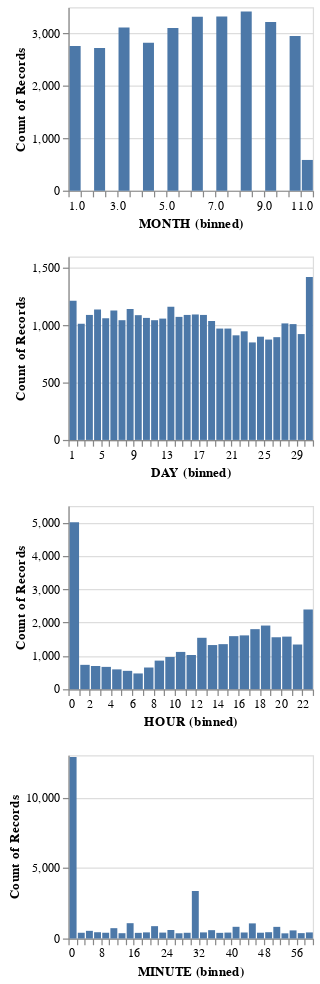

Here is the notebook cell this chart was saved with:
### Code cell
alt.data_transformers.enable('vegafusion')
numeric_cols = ["MONTH", "DAY", "HOUR", "MINUTE"]
numeric_cols_dist = alt.Chart(df_2023).mark_bar().encode(
    alt.X(alt.repeat(), type = "quantitative", bin = alt.Bin(maxbins = 30)),
    y ="count()",
).properties(
        width = 200,
        height = 150
).repeat(
    numeric_cols,
    columns = 1
)

numeric_cols_dist

### Figure 1 — Vega specification as saved in the notebook (floating-point values rounded to 4 significant figures)
{"$schema": "https://vega.github.io/schema/vega/v5.json", "data": [{"name": "source_0"}, {"name": "data_0", "values": [{"__count": 433, "bin_maxbins_30_MINUTE": 32.0, "bin_maxbins_30_MINUTE_end": 34.0}, {"__count": 444, "bin_maxbins_30_MINUTE": 6.0, "bin_maxbins_30_MINUTE_end": 8.0}, {"__count": 825, "bin_maxbins_30_MINUTE": 50.0, "bin_maxbins_30_MINUTE_end": 52.0}, {"__count": 12879, "bin_maxbins_30_MINUTE": 0.0, "bin_maxbins_30_MINUTE_end": 2.0}, {"__count": 3368, "bin_maxbins_30_MINUTE": 30.0, "bin_maxbins_30_MINUTE_end": 32.0}, {"__count": 591, "bin_maxbins_30_MINUTE": 34.0, "bin_maxbins_30_MINUTE_end": 36.0}, {"__count": 602, "bin_maxbins_30_MINUTE": 24.0, "bin_maxbins_30_MINUTE_end": 26.0}, {"__count": 407, "bin_maxbins_30_MINUTE": 2.0, "bin_maxbins_30_MINUTE_end": 4.0}, {"__count": 419, "bin_maxbins_30_MINUTE": 22.0, "bin_maxbins_30_MINUTE_end": 24.0}, {"__count": 381, "bin_maxbins_30_MINUTE": 56.0, "bin_maxbins_30_MINUTE_end": 58.0}, {"__count": 1072, "bin_maxbins_30_MINUTE": 44.0, "bin_maxbins_30_MINUTE_end": 46.0}, {"__count": 406, "bin_maxbins_30_MINUTE": 28.0, "bin_maxbins_30_MINUTE_end": 30.0}, {"__count": 431, "bin_maxbins_30_MINUTE": 58.0, "bin_maxbins_30_MINUTE_end": 60.0}, {"__count": 400, "bin_maxbins_30_MINUTE": 36.0, "bin_maxbins_30_MINUTE_end": 38.0}, {"__count": 1086, "bin_maxbins_30_MINUTE": 14.0, "bin_maxbins_30_MINUTE_end": 16.0}, {"__count": 426, "bin_maxbins_30_MINUTE": 42.0, "bin_maxbins_30_MINUTE_end": 44.0}, {"__count": 829, "bin_maxbins_30_MINUTE": 40.0, "bin_maxbins_30_MINUTE_end": 42.0}, {"__count": 875, "bin_maxbins_30_MINUTE": 20.0, "bin_maxbins_30_MINUTE_end": 22.0}, {"__count": 434, "bin_maxbins_30_MINUTE": 18.0, "bin_maxbins_30_MINUTE_end": 20.0}, {"__count": 419, "bin_maxbins_30_MINUTE": 38.0, "bin_maxbins_30_MINUTE_end": 40.0}, {"__count": 366, "bin_maxbins_30_MINUTE": 52.0, "bin_maxbins_30_MINUTE_end": 54.0}, {"__count": 445, "bin_maxbins_30_MINUTE": 48.0, "bin_maxbins_30_MINUTE_end": 50.0}, {"__count": 543, "bin_maxbins_30_MINUTE": 4.0, "bin_maxbins_30_MINUTE_end": 6.0}, {"__count": 371, "bin_maxbins_30_MINUTE": 26.0, "bin_maxbins_30_MINUTE_end": 28.0}, {"__count": 400, "bin_maxbins_30_MINUTE": 16.0, "bin_maxbins_30_MINUTE_end": 18.0}, {"__count": 408, "bin_maxbins_30_MINUTE": 8.0, "bin_maxbins_30_MINUTE_end": 10.0}, {"__count": 732, "bin_maxbins_30_MINUTE": 10.0, "bin_maxbins_30_MINUTE_end": 12.0}, {"__count": 410, "bin_maxbins_30_MINUTE": 46.0, "bin_maxbins_30_MINUTE_end": 48.0}, {"__count": 376, "bin_maxbins_30_MINUTE": 12.0, "bin_maxbins_30_MINUTE_end": 14.0}, {"__count": 574, "bin_maxbins_30_MINUTE": 54.0, "bin_maxbins_30_MINUTE_end": 56.0}]}, {"name": "data_1", "values": [{"__count": 3219, "bin_maxbins_30_MONTH": 9.0, "bin_maxbins_30_MONTH_end": 9.5}, {"__count": 2823, "bin_maxbins_30_MONTH": 4.0, "bin_maxbins_30_MONTH_end": 4.5}, {"__count": 3105, "bin_maxbins_30_MONTH": 5.0, "bin_maxbins_30_MONTH_end": 5.5}, {"__count": 3419, "bin_maxbins_30_MONTH": 8.0, "bin_maxbins_30_MONTH_end": 8.5}, {"__count": 2951, "bin_maxbins_30_MONTH": 10.0, "bin_maxbins_30_MONTH_end": 10.5}, {"__count": 3115, "bin_maxbins_30_MONTH": 3.0, "bin_maxbins_30_MONTH_end": 3.5}, {"__count": 3327, "bin_maxbins_30_MONTH": 7.0, "bin_maxbins_30_MONTH_end": 7.5}, {"__count": 2722, "bin_maxbins_30_MONTH": 2.0, "bin_maxbins_30_MONTH_end": 2.5}, {"__count": 2764, "bin_maxbins_30_MONTH": 1.0, "bin_maxbins_30_MONTH_end": 1.5}, {"__count": 3321, "bin_maxbins_30_MONTH": 6.0, "bin_maxbins_30_MONTH_end": 6.5}, {"__count": 586, "bin_maxbins_30_MONTH": 10.5, "bin_maxbins_30_MONTH_end": 11.0}]}, {"name": "data_2", "values": [{"__count": 1074, "bin_maxbins_30_DAY": 14.0, "bin_maxbins_30_DAY_end": 15.0}, {"__count": 1215, "bin_maxbins_30_DAY": 1.0, "bin_maxbins_30_DAY_end": 2.0}, {"__count": 1091, "bin_maxbins_30_DAY": 3.0, "bin_maxbins_30_DAY_end": 4.0}, {"__count": 1045, "bin_maxbins_30_DAY": 11.0, "bin_maxbins_30_DAY_end": 12.0}, {"__count": 1089, "bin_maxbins_30_DAY": 9.0, "bin_maxbins_30_DAY_end": 10.0}, {"__count": 1143, "bin_maxbins_30_DAY": 8.0, "bin_maxbins_30_DAY_end": 9.0}, {"__count": 1095, "bin_maxbins_30_DAY": 16.0, "bin_maxbins_30_DAY_end": 17.0}, {"__count": 1014, "bin_maxbins_30_DAY": 2.0, "bin_maxbins_30_DAY_end": 3.0}, {"__count": 1059, "bin_maxbins_30_DAY": 12.0, "bin_maxbins_30_DAY_end": 13.0}, {"__count": 1091, "bin_maxbins_30_DAY": 17.0, "bin_maxbins_30_DAY_end": 18.0}, {"__count": 1139, "bin_maxbins_30_DAY": 4.0, "bin_maxbins_30_DAY_end": 5.0}, {"__count": 1045, "bin_maxbins_30_DAY": 7.0, "bin_maxbins_30_DAY_end": 8.0}, {"__count": 1162, "bin_maxbins_30_DAY": 13.0, "bin_maxbins_30_DAY_end": 14.0}, {"__count": 1091, "bin_maxbins_30_DAY": 15.0, "bin_maxbins_30_DAY_end": 16.0}, {"__count": 1130, "bin_maxbins_30_DAY": 6.0, "bin_maxbins_30_DAY_end": 7.0}, {"__count": 1422, "bin_maxbins_30_DAY": 30.0, "bin_maxbins_30_DAY_end": 31.0}, {"__count": 1062, "bin_maxbins_30_DAY": 5.0, "bin_maxbins_30_DAY_end": 6.0}, {"__count": 897, "bin_maxbins_30_DAY": 26.0, "bin_maxbins_30_DAY_end": 27.0}, {"__count": 972, "bin_maxbins_30_DAY": 19.0, "bin_maxbins_30_DAY_end": 20.0}, {"__count": 1038, "bin_maxbins_30_DAY": 18.0, "bin_maxbins_30_DAY_end": 19.0}, {"__count": 1017, "bin_maxbins_30_DAY": 27.0, "bin_maxbins_30_DAY_end": 28.0}, {"__count": 972, "bin_maxbins_30_DAY": 20.0, "bin_maxbins_30_DAY_end": 21.0}, {"__count": 924, "bin_maxbins_30_DAY": 29.0, "bin_maxbins_30_DAY_end": 30.0}, {"__count": 1065, "bin_maxbins_30_DAY": 10.0, "bin_maxbins_30_DAY_end": 11.0}, {"__count": 876, "bin_maxbins_30_DAY": 25.0, "bin_maxbins_30_DAY_end": 26.0}, {"__count": 1011, "bin_maxbins_30_DAY": 28.0, "bin_maxbins_30_DAY_end": 29.0}, {"__count": 851, "bin_maxbins_30_DAY": 23.0, "bin_maxbins_30_DAY_end": 24.0}, {"__count": 948, "bin_maxbins_30_DAY": 22.0, "bin_maxbins_30_DAY_end": 23.0}, {"__count": 901, "bin_maxbins_30_DAY": 24.0, "bin_maxbins_30_DAY_end": 25.0}, {"__count": 913, "bin_maxbins_30_DAY": 21.0, "bin_maxbins_30_DAY_end": 22.0}]}, {"name": "data_3", "values": [{"__count": 670, "bin_maxbins_30_HOUR": 3.0, "bin_maxbins_30_HOUR_end": 4.0}, {"__count": 595, "bin_maxbins_30_HOUR": 4.0, "bin_maxbins_30_HOUR_end": 5.0}, {"__count": 5006, "bin_maxbins_30_HOUR": 0.0, "bin_maxbins_30_HOUR_end": 1.0}, {"__count": 1910, "bin_maxbins_30_HOUR": 18.0, "bin_maxbins_30_HOUR_end": 19.0}, {"__count": 1325, "bin_maxbins_30_HOUR": 13.0, "bin_maxbins_30_HOUR_end": 14.0}, {"__count": 2392, "bin_maxbins_30_HOUR": 22.0, "bin_maxbins_30_HOUR_end": 23.0}, {"__count": 731, "bin_maxbins_30_HOUR": 1.0, "bin_maxbins_30_HOUR_end": 2.0}, {"__count": 1592, "bin_maxbins_30_HOUR": 15.0, "bin_maxbins_30_HOUR_end": 16.0}, {"__count": 1341, "bin_maxbins_30_HOUR": 21.0, "bin_maxbins_30_HOUR_end": 22.0}, {"__count": 696, "bin_maxbins_30_HOUR": 2.0, "bin_maxbins_30_HOUR_end": 3.0}, {"__count": 1802, "bin_maxbins_30_HOUR": 17.0, "bin_maxbins_30_HOUR_end": 18.0}, {"__count": 473, "bin_maxbins_30_HOUR": 6.0, "bin_maxbins_30_HOUR_end": 7.0}, {"__count": 551, "bin_maxbins_30_HOUR": 5.0, "bin_maxbins_30_HOUR_end": 6.0}, {"__count": 651, "bin_maxbins_30_HOUR": 7.0, "bin_maxbins_30_HOUR_end": 8.0}, {"__count": 1559, "bin_maxbins_30_HOUR": 19.0, "bin_maxbins_30_HOUR_end": 20.0}, {"__count": 858, "bin_maxbins_30_HOUR": 8.0, "bin_maxbins_30_HOUR_end": 9.0}, {"__count": 1119, "bin_maxbins_30_HOUR": 10.0, "bin_maxbins_30_HOUR_end": 11.0}, {"__count": 1352, "bin_maxbins_30_HOUR": 14.0, "bin_maxbins_30_HOUR_end": 15.0}, {"__count": 1578, "bin_maxbins_30_HOUR": 20.0, "bin_maxbins_30_HOUR_end": 21.0}, {"__count": 1615, "bin_maxbins_30_HOUR": 16.0, "bin_maxbins_30_HOUR_end": 17.0}, {"__count": 966, "bin_maxbins_30_HOUR": 9.0, "bin_maxbins_30_HOUR_end": 10.0}, {"__count": 1027, "bin_maxbins_30_HOUR": 11.0, "bin_maxbins_30_HOUR_end": 12.0}, {"__count": 1543, "bin_maxbins_30_HOUR": 12.0, "bin_maxbins_30_HOUR_end": 13.0}]}, {"name": "data_1_child__MONTH_y_domain___count", "values": [{"min": 586, "max": 3419}]}, {"name": "data_2_child__DAY_y_domain___count", "values": [{"min": 851, "max": 1422}]}, {"name": "data_3_child__HOUR_y_domain___count", "values": [{"min": 473, "max": 5006}]}, {"name": "data_0_child__MINUTE_y_domain___count", "values": [{"min": 366, "max": 12879}]}], "signals": [{"name": "child__DAY_bin_maxbins_30_DAY_bins", "value": {"fields": ["DAY"], "fname": "bin_DAY", "start": 1.0, "step": 1.0, "stop": 31.0}}, {"name": "child__MINUTE_bin_maxbins_30_MINUTE_bins", "value": {"fields": ["MINUTE"], "fname": "bin_MINUTE", "start": 0.0, "step": 2.0, "stop": 60.0}}, {"name": "child__HOUR_bin_maxbins_30_HOUR_bins", "value": {"fields": ["HOUR"], "fname": "bin_HOUR", "start": 0.0, "step": 1.0, "stop": 23.0}}, {"name": "child__MONTH_bin_maxbins_30_MONTH_bins", "value": {"fields": ["MONTH"], "fname": "bin_MONTH", "start": 1.0, "step": 0.5, "stop": 11.0}}, {"name": "childHeight", "value": 150}], "marks": [{"type": "group", "name": "child__MONTH_group", "encode": {"update": {"width": {"signal": "width"}, "height": {"signal": "childHeight"}}}, "marks": [{"type": "rect", "name": "child__MONTH_marks", "from": {"data": "data_1"}, "encode": {"update": {"y": {"field": "__count", "scale": "child__MONTH_y"}, "y2": {"value": 0, "scale": "child__MONTH_y"}, "ariaRoleDescription": {"value": "bar"}, "fill": {"value": "#4c78a8"}, "description": {"signal": "\"MONTH (binned): \" + (!isValid(datum[\"bin_maxbins_30_MONTH\"]) || !isFinite(+datum[\"bin_maxbins_30_MONTH\"]) ? \"null\" : format(datum[\"bin_maxbins_30_MONTH\"], \"\") + \" – \" + format(datum[\"bin_maxbins_30_MONTH_end\"], \"\")) + \"; Count of Records: \" + (format(datum[\"__count\"], \"\"))"}, "x2": {"field": "bin_maxbins_30_MONTH", "scale": "child__MONTH_x", "offset": {"signal": "0.5 + (abs(scale(\"child__MONTH_x\", datum[\"bin_maxbins_30_MONTH_end\"]) - scale(\"child__MONTH_x\", datum[\"bin_maxbins_30_MONTH\"])) < 0.25 ? -0.5 * (0.25 - (abs(scale(\"child__MONTH_x\", datum[\"bin_maxbins_30_MONTH_end\"]) - scale(\"child__MONTH_x\", datum[\"bin_maxbins_30_MONTH\"])))) : 0.5)"}}, "x": {"field": "bin_maxbins_30_MONTH_end", "scale": "child__MONTH_x", "offset": {"signal": "0.5 + (abs(scale(\"child__MONTH_x\", datum[\"bin_maxbins_30_MONTH_end\"]) - scale(\"child__MONTH_x\", datum[\"bin_maxbins_30_MONTH\"])) < 0.25 ? 0.5 * (0.25 - (abs(scale(\"child__MONTH_x\", datum[\"bin_maxbins_30_MONTH_end\"]) - scale(\"child__MONTH_x\", datum[\"bin_maxbins_30_MONTH\"])))) : -0.5)"}}}}, "style": ["bar"]}], "axes": [{"scale": "child__MONTH_y", "grid": true, "ticks": false, "minExtent": 0, "maxExtent": 0, "gridScale": "child__MONTH_x", "tickCount": {"signal": "ceil(childHeight/40)"}, "zindex": 0, "domain": false, "orient": "left", "labels": false, "aria": false}, {"scale": "child__MONTH_x", "tickCount": {"signal": "ceil(width/10)"}, "orient": "bottom", "grid": false, "title": "MONTH (binned)", "zindex": 0, "labelOverlap": true, "labelFlush": true}, {"scale": "child__MONTH_y", "title": "Count of Records", "labelOverlap": true, "orient": "left", "zindex": 0, "grid": false, "tickCount": {"signal": "ceil(childHeight/40)"}}], "style": "cell"}, {"type": "group", "name": "child__DAY_group", "encode": {"update": {"width": {"signal": "width"}, "height": {"signal": "childHeight"}}}, "marks": [{"type": "rect", "name": "child__DAY_marks", "from": {"data": "data_2"}, "encode": {"update": {"ariaRoleDescription": {"value": "bar"}, "fill": {"value": "#4c78a8"}, "description": {"signal": "\"DAY (binned): \" + (!isValid(datum[\"bin_maxbins_30_DAY\"]) || !isFinite(+datum[\"bin_maxbins_30_DAY\"]) ? \"null\" : format(datum[\"bin_maxbins_30_DAY\"], \"\") + \" – \" + format(datum[\"bin_maxbins_30_DAY_end\"], \"\")) + \"; Count of Records: \" + (format(datum[\"__count\"], \"\"))"}, "x2": {"field": "bin_maxbins_30_DAY", "scale": "child__DAY_x", "offset": {"signal": "0.5 + (abs(scale(\"child__DAY_x\", datum[\"bin_maxbins_30_DAY_end\"]) - scale(\"child__DAY_x\", datum[\"bin_maxbins_30_DAY\"])) < 0.25 ? -0.5 * (0.25 - (abs(scale(\"child__DAY_x\", datum[\"bin_maxbins_30_DAY_end\"]) - scale(\"child__DAY_x\", datum[\"bin_maxbins_30_DAY\"])))) : 0.5)"}}, "y": {"field": "__count", "scale": "child__DAY_y"}, "x": {"field": "bin_maxbins_30_DAY_end", "scale": "child__DAY_x", "offset": {"signal": "0.5 + (abs(scale(\"child__DAY_x\", datum[\"bin_maxbins_30_DAY_end\"]) - scale(\"child__DAY_x\", datum[\"bin_maxbins_30_DAY\"])) < 0.25 ? 0.5 * (0.25 - (abs(scale(\"child__DAY_x\", datum[\"bin_maxbins_30_DAY_end\"]) - scale(\"child__DAY_x\", datum[\"bin_maxbins_30_DAY\"])))) : -0.5)"}}, "y2": {"value": 0, "scale": "child__DAY_y"}}}, "style": ["bar"]}], "axes": [{"scale": "child__DAY_y", "ticks": false, "orient": "left", "domain": false, "tickCount": {"signal": "ceil(childHeight/40)"}, "minExtent": 0, "maxExtent": 0, "labels": false, "grid": true, "gridScale": "child__DAY_x", "aria": false, "zindex": 0}, {"scale": "child__DAY_x", "tickCount": {"signal": "ceil(width/10)"}, "orient": "bottom", "zindex": 0, "grid": false, "title": "DAY (binned)", "labelFlush": true, "labelOverlap": true}, {"scale": "child__DAY_y", "title": "Count of Records", "tickCount": {"signal": "ceil(childHeight/40)"}, "orient": "left", "grid": false, "labelOverlap": true, "zindex": 0}], "style": "cell"}, {"type": "group", "name": "child__HOUR_group", "encode": {"update": {"height": {"signal": "childHeight"}, "width": {"signal": "width"}}}, "marks": [{"type": "rect", "name": "child__HOUR_marks", "from": {"data": "data_3"}, "encode": {"update": {"ariaRoleDescription": {"value": "bar"}, "x": {"field": "bin_maxbins_30_HOUR_end", "scale": "child__HOUR_x", "offset": {"signal": "0.5 + (abs(scale(\"child__HOUR_x\", datum[\"bin_maxbins_30_HOUR_end\"]) - scale(\"child__HOUR_x\", datum[\"bin_maxbins_30_HOUR\"])) < 0.25 ? 0.5 * (0.25 - (abs(scale(\"child__HOUR_x\", datum[\"bin_maxbins_30_HOUR_end\"]) - scale(\"child__HOUR_x\", datum[\"bin_maxbins_30_HOUR\"])))) : -0.5)"}}, "x2": {"field": "bin_maxbins_30_HOUR", "scale": "child__HOUR_x", "offset": {"signal": "0.5 + (abs(scale(\"child__HOUR_x\", datum[\"bin_maxbins_30_HOUR_end\"]) - scale(\"child__HOUR_x\", datum[\"bin_maxbins_30_HOUR\"])) < 0.25 ? -0.5 * (0.25 - (abs(scale(\"child__HOUR_x\", datum[\"bin_maxbins_30_HOUR_end\"]) - scale(\"child__HOUR_x\", datum[\"bin_maxbins_30_HOUR\"])))) : 0.5)"}}, "fill": {"value": "#4c78a8"}, "description": {"signal": "\"HOUR (binned): \" + (!isValid(datum[\"bin_maxbins_30_HOUR\"]) || !isFinite(+datum[\"bin_maxbins_30_HOUR\"]) ? \"null\" : format(datum[\"bin_maxbins_30_HOUR\"], \"\") + \" – \" + format(datum[\"bin_maxbins_30_HOUR_end\"], \"\")) + \"; Count of Records: \" + (format(datum[\"__count\"], \"\"))"}, "y": {"field": "__count", "scale": "child__HOUR_y"}, "y2": {"value": 0, "scale": "child__HOUR_y"}}}, "style": ["bar"]}], "axes": [{"scale": "child__HOUR_y", "ticks": false, "gridScale": "child__HOUR_x", "orient": "left", "grid": true, "tickCount": {"signal": "ceil(childHeight/40)"}, "labels": false, "aria": false, "maxExtent": 0, "minExtent": 0, "zindex": 0, "domain": false}, {"scale": "child__HOUR_x", "labelOverlap": true, "tickCount": {"signal": "ceil(width/10)"}, "zindex": 0, "grid": false, "labelFlush": true, "orient": "bottom", "title": "HOUR (binned)"}, {"scale": "child__HOUR_y", "labelOverlap": true, "zindex": 0, "orient": "left", "tickCount": {"signal": "ceil(childHeight/40)"}, "title": "Count of Records", "grid": false}], "style": "cell"}, {"type": "group", "name": "child__MINUTE_group", "encode": {"update": {"width": {"signal": "width"}, "height": {"signal": "childHeight"}}}, "marks": [{"type": "rect", "name": "child__MINUTE_marks", "from": {"data": "data_0"}, "encode": {"update": {"y2": {"value": 0, "scale": "child__MINUTE_y"}, "fill": {"value": "#4c78a8"}, "x2": {"field": "bin_maxbins_30_MINUTE", "scale": "child__MINUTE_x", "offset": {"signal": "0.5 + (abs(scale(\"child__MINUTE_x\", datum[\"bin_maxbins_30_MINUTE_end\"]) - scale(\"child__MINUTE_x\", datum[\"bin_maxbins_30_MINUTE\"])) < 0.25 ? -0.5 * (0.25 - (abs(scale(\"child__MINUTE_x\", datum[\"bin_maxbins_30_MINUTE_end\"]) - scale(\"child__MINUTE_x\", datum[\"bin_maxbins_30_MINUTE\"])))) : 0.5)"}}, "x": {"field": "bin_maxbins_30_MINUTE_end", "scale": "child__MINUTE_x", "offset": {"signal": "0.5 + (abs(scale(\"child__MINUTE_x\", datum[\"bin_maxbins_30_MINUTE_end\"]) - scale(\"child__MINUTE_x\", datum[\"bin_maxbins_30_MINUTE\"])) < 0.25 ? 0.5 * (0.25 - (abs(scale(\"child__MINUTE_x\", datum[\"bin_maxbins_30_MINUTE_end\"]) - scale(\"child__MINUTE_x\", datum[\"bin_maxbins_30_MINUTE\"])))) : -0.5)"}}, "description": {"signal": "\"MINUTE (binned): \" + (!isValid(datum[\"bin_maxbins_30_MINUTE\"]) || !isFinite(+datum[\"bin_maxbins_30_MINUTE\"]) ? \"null\" : format(datum[\"bin_maxbins_30_MINUTE\"], \"\") + \" – \" + format(datum[\"bin_maxbins_30_MINUTE_end\"], \"\")) + \"; Count of Records: \" + (format(datum[\"__count\"], \"\"))"}, "y": {"field": "__count", "scale": "child__MINUTE_y"}, "ariaRoleDescription": {"value": "bar"}}}, "style": ["bar"]}], "axes": [{"scale": "child__MINUTE_y", "labels": false, "zindex": 0, "gridScale": "child__MINUTE_x", "tickCount": {"signal": "ceil(childHeight/40)"}, "grid": true, "orient": "left", "ticks": false, "domain": false, "aria": false, "maxExtent": 0, "minExtent": 0}, {"scale": "child__MINUTE_x", "labelOverlap": true, "orient": "bottom", "tickCount": {"signal": "ceil(width/10)"}, "zindex": 0, "grid": false, "title": "MINUTE (binned)", "labelFlush": true}, {"scale": "child__MINUTE_y", "grid": false, "title": "Count of Records", "tickCount": {"signal": "ceil(childHeight/40)"}, "orient": "left", "labelOverlap": true, "zindex": 0}], "style": "cell"}], "scales": [{"name": "child__MONTH_x", "type": "linear", "domain": {"signal": "[child__MONTH_bin_maxbins_30_MONTH_bins.start, child__MONTH_bin_maxbins_30_MONTH_bins.stop]"}, "range": [0, {"signal": "width"}], "bins": {"signal": "child__MONTH_bin_maxbins_30_MONTH_bins"}, "zero": false}, {"name": "child__MONTH_y", "type": "linear", "domain": [{"signal": "(data(\"data_1_child__MONTH_y_domain___count\")[0] || {}).min"}, {"signal": "(data(\"data_1_child__MONTH_y_domain___count\")[0] || {}).max"}], "range": [{"signal": "childHeight"}, 0], "nice": true, "zero": true}, {"name": "child__DAY_x", "type": "linear", "domain": {"signal": "[child__DAY_bin_maxbins_30_DAY_bins.start, child__DAY_bin_maxbins_30_DAY_bins.stop]"}, "range": [0, {"signal": "width"}], "bins": {"signal": "child__DAY_bin_maxbins_30_DAY_bins"}, "zero": false}, {"name": "child__DAY_y", "type": "linear", "domain": [{"signal": "(data(\"data_2_child__DAY_y_domain___count\")[0] || {}).min"}, {"signal": "(data(\"data_2_child__DAY_y_domain___count\")[0] || {}).max"}], "range": [{"signal": "childHeight"}, 0], "zero": true, "nice": true}, {"name": "child__HOUR_x", "type": "linear", "domain": {"signal": "[child__HOUR_bin_maxbins_30_HOUR_bins.start, child__HOUR_bin_maxbins_30_HOUR_bins.stop]"}, "range": [0, {"signal": "width"}], "bins": {"signal": "child__HOUR_bin_maxbins_30_HOUR_bins"}, "zero": false}, {"name": "child__HOUR_y", "type": "linear", "domain": [{"signal": "(data(\"data_3_child__HOUR_y_domain___count\")[0] || {}).min"}, {"signal": "(data(\"data_3_child__HOUR_y_domain___count\")[0] || {}).max"}], "range": [{"signal": "childHeight"}, 0], "nice": true, "zero": true}, {"name": "child__MINUTE_x", "type": "linear", "domain": {"signal": "[child__MINUTE_bin_maxbins_30_MINUTE_bins.start, child__MINUTE_bin_maxbins_30_MINUTE_bins.stop]"}, "range": [0, {"signal": "width"}], "bins": {"signal": "child__MINUTE_bin_maxbins_30_MINUTE_bins"}, "zero": false}, {"name": "child__MINUTE_y", "type": "linear", "domain": [{"signal": "(data(\"data_0_child__MINUTE_y_domain___count\")[0] || {}).min"}, {"signal": "(data(\"data_0_child__MINUTE_y_domain___count\")[0] || {}).max"}], "range": [{"signal": "childHeight"}, 0], "nice": true, "zero": true}], "padding": 5, "width": 200, "background": "white", "layout": {"padding": 20, "columns": 1, "bounds": "full", "align": "all"}}
